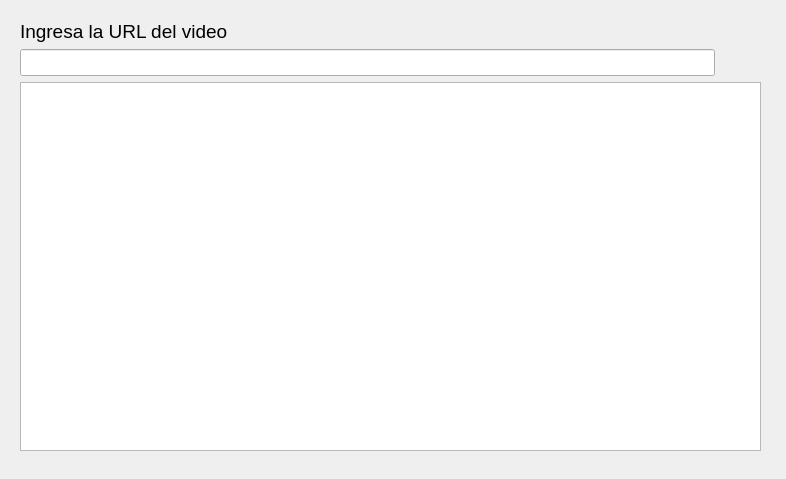
<?xml version="1.0" encoding="UTF-8"?>
<ui version="4.0">
 <class>Dialog</class>
 <widget class="QDialog" name="Dialog">
  <property name="geometry">
   <rect>
    <x>0</x>
    <y>0</y>
    <width>786</width>
    <height>479</height>
   </rect>
  </property>
  <property name="windowTitle">
   <string>Dialog</string>
  </property>
  <property name="inputMethodHints">
   <set>Qt::ImhNone</set>
  </property>
  <widget class="QWidget" name="">
   <property name="geometry">
    <rect>
     <x>20</x>
     <y>20</y>
     <width>741</width>
     <height>431</height>
    </rect>
   </property>
   <layout class="QVBoxLayout" name="verticalLayout">
    <item>
     <widget class="QLabel" name="lblUrlVideo">
      <property name="font">
       <font>
        <family>Segoe UI</family>
        <pointsize>14</pointsize>
       </font>
      </property>
      <property name="text">
       <string>Ingresa la URL del video</string>
      </property>
     </widget>
    </item>
    <item>
     <layout class="QHBoxLayout" name="horizontalLayout">
      <item>
       <widget class="QLineEdit" name="txtUrlVideo">
        <property name="font">
         <font>
          <family>Segoe UI</family>
          <pointsize>12</pointsize>
         </font>
        </property>
        <property name="inputMethodHints">
         <set>Qt::ImhHiddenText</set>
        </property>
        <property name="text">
         <string/>
        </property>
       </widget>
      </item>
      <item>
       <widget class="QPushButton" name="btnAgregarVideo">
        <property name="text">
         <string/>
        </property>
        <property name="icon">
         <iconset>
          <normaloff>../images/agregar.png</normaloff>../images/agregar.png</iconset>
        </property>
        <property name="iconSize">
         <size>
          <width>42</width>
          <height>42</height>
         </size>
        </property>
        <property name="flat">
         <bool>true</bool>
        </property>
       </widget>
      </item>
     </layout>
    </item>
    <item>
     <widget class="QTableWidget" name="tableWidget"/>
    </item>
   </layout>
  </widget>
 </widget>
 <resources/>
 <connections/>
</ui>
